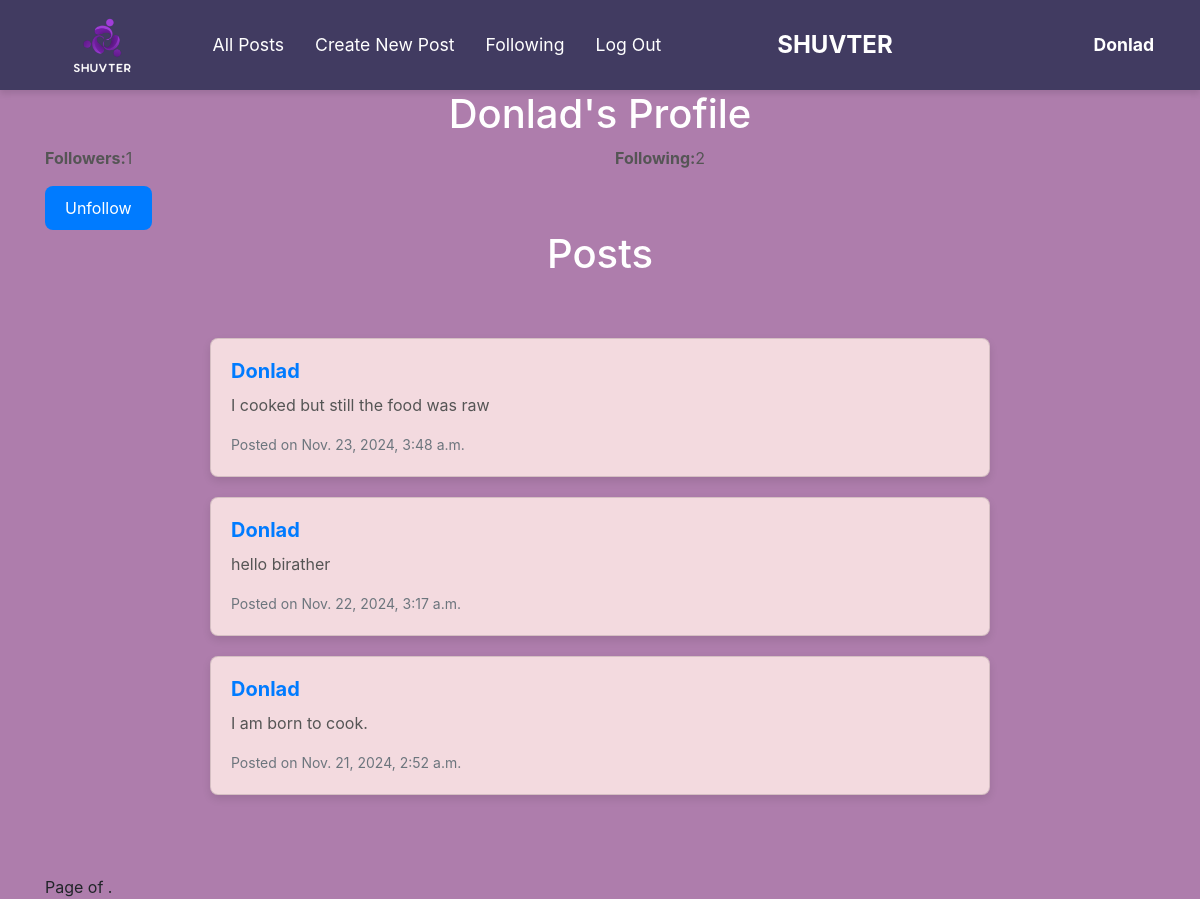
Before: /profile/1 with the older database file.
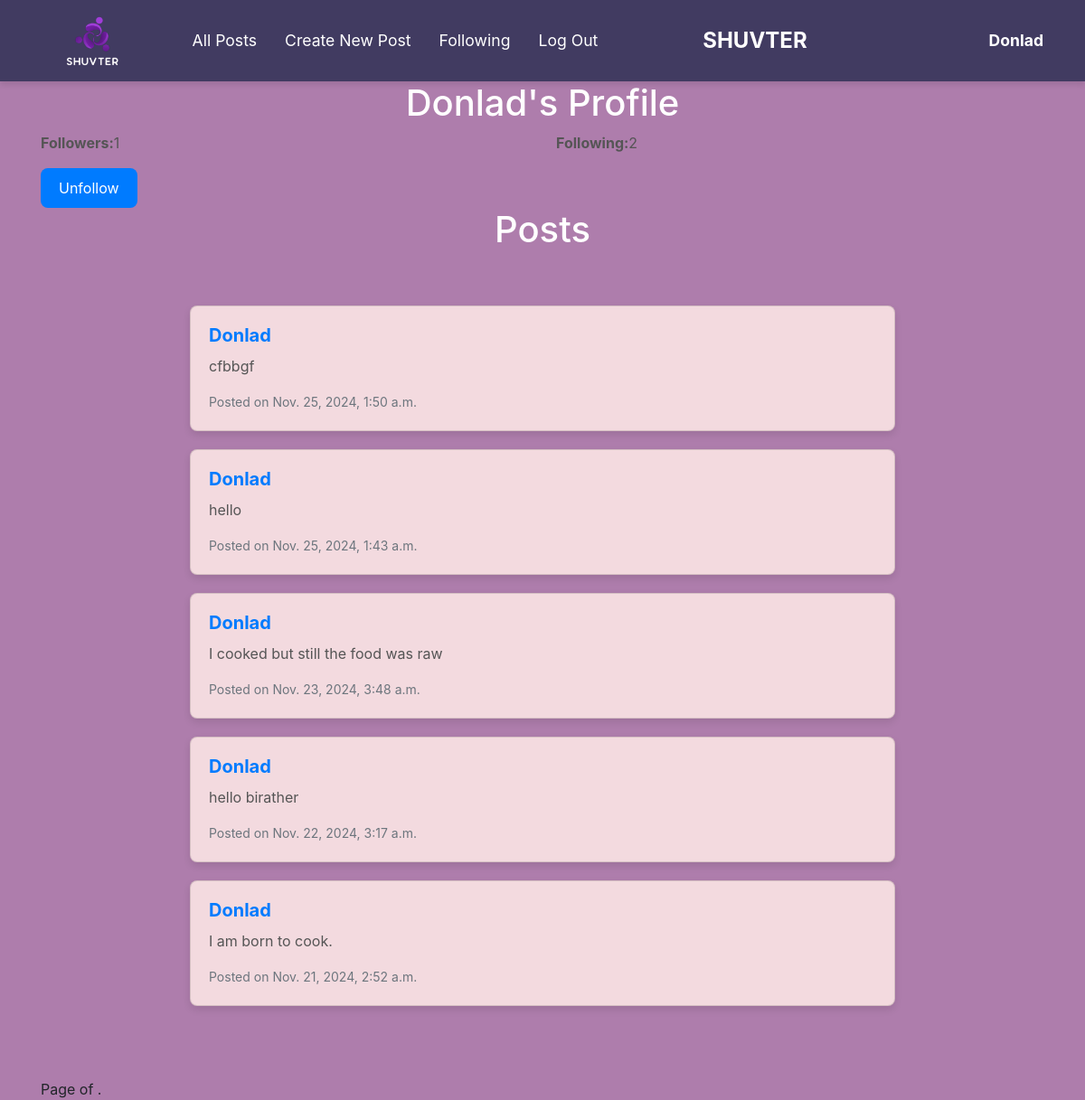
After: the same page with the newer database file.
### network/models.py (models this page shows, shortened)
class Post(models.Model):
    author = models.ForeignKey(User, on_delete=models.CASCADE, related_name="posts")
    content = models.TextField()
    created_at = models.DateTimeField(auto_now_add=True)

class User(AbstractUser):
    pass

### network/views.py (the view)
# urls.py: path("profile/<int:uid>", views.profile, name="profile"),
def profile(request, uid):
        if request.method == "POST":
            author = request.user
            content=request.POST["content"]
            post = Post(author=author, content=content)
            post.save()
            return HttpResponseRedirect(reverse("index"))
        else:
            user = User.objects.get(pk=uid)
            follower =Follow.objects.filter(user=user)
            following = Follow.objects.filter(following=user).count()
            posts = Post.objects.filter(author=user).order_by("-created_at")
            paginator = Paginator(posts, 10)
            pageNumber = request.GET.get('page')
            pages= paginator.get_page(pageNumber)
            return render(request, "network/profile.html",{
            "user":user,
            "posts":posts,
            "pages":pages,
            "follower":follower,
            "following":following,
        })

### network/templates/network/profile.html (shortened to what this page needs)
{% extends "network/layout.html" %}
{% load static %}
{% block body %}
<div class="container">
    <h1 class="text-center">{{ user.username }}'s Profile</h1>
    <div class="row">
        <div class="col-md-6">
            <p><strong>Followers:</strong>{{ following }} </p>
        </div>
        <div class="col-md-6">
            <p><strong>Following:</strong>{{ follower.count }} </p>
        </div>
    </div>
    <div class="row">
        <div class="col-md-12">
            {% if user != request.user %}
                {% if following %}
                    <button class="btn btn-primary" id="follow-btn">Unfollow</button>
                {% else %}
                    <button class="btn btn-primary" id="follow-btn">Follow</button>
                {% endif %}
            {% endif %}
        </div>
    </div>
    <h1 class="text-center">Posts</h1>
    <div class="posts" id="all-posts">
        {% for post in posts %}
            <div class="post card">
                <div class="card-body">
                    <h5 class="card-title"><a href="{% url 'profile' post.author.id %}">{{ post.author }}</a></h5>
                    <p class="card-text">{{ post.content }}</p>
                    <small class="text-muted">Posted on {{ post.created_at }}</small>
                </div>
            </div>
        {% empty %}
            <p class="text-center">No posts yet.</p>
        {% endfor %}
    </div>
    <div class="pagination text-center">
        <span class="step-links">
            <span class="current">
                Page {{ posts.number }} of {{ posts.paginator.num_pages }}.
            </span>
        </span>
    </div>
</div>
{% endblock %}

Changed rows visible on the page:
added Post: author "Donlad", content "cfbbgf", created_at "Nov. 25, 2024, 1:50 a.m."
added Post: author "Donlad", content "hello", created_at "Nov. 25, 2024, 1:43 a.m."
